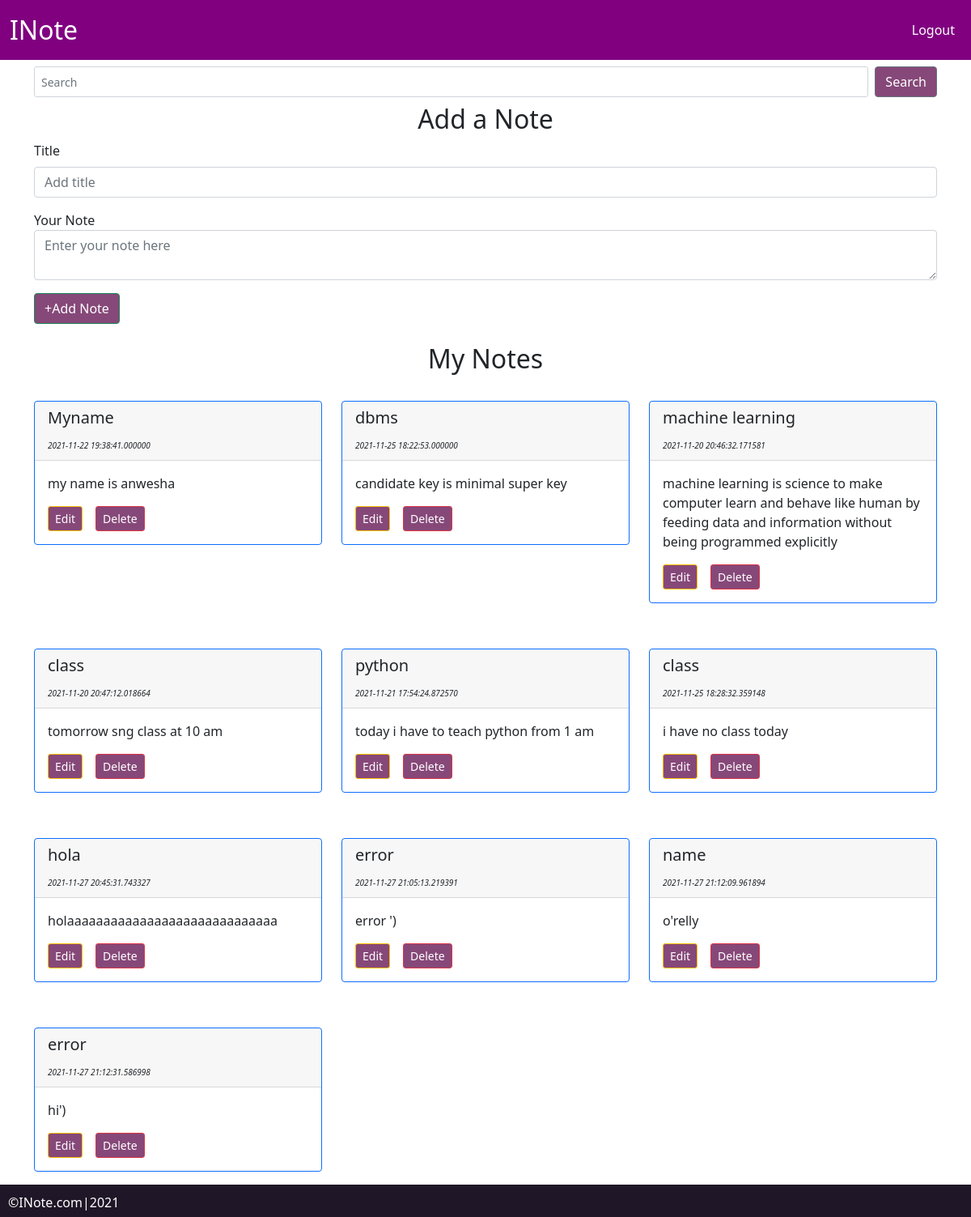
The app's page /inoteproject/note.php (signed in) with its own data.
### tables this page shows
CREATE TABLE `notes` (
  `s_no` int(11) NOT NULL,
  `u_no` int(11) NOT NULL,
  `title` varchar(500) NOT NULL,
  `note` varchar(500) NOT NULL,
  `timestamp` timestamp(6) NOT NULL DEFAULT current_timestamp(6)
);

### inoteproject/note.php (the view, shortened to what this page needs)
<?php
include 'partials/_dbconnect.php';
if(!isset($_SESSION['loggedin']) || $_SESSION['loggedin']!=true)
{
    header("location: index.php");
    exit;
}
else{
  $email=$_SESSION['email'];
  $sql="Select * from users where email='$email'";
  $result=mysqli_query($conn,$sql);
  $row=mysqli_fetch_assoc($result);
  $u_no=$row['u_no'];
}
?>
<!doctype html>
<html lang="en">
  <head>
    <link href="https://cdn.jsdelivr.net/npm/bootstrap@5.1.3/dist/css/bootstrap.min.css" rel="stylesheet">
    <link href="css/index.css" rel="stylesheet">
  </head>
  <body>
    <?php require 'partials/_nav.php' ?>
    <div class="container my-2">
    <form class="d-flex" action="note.php" method="get">
        <input class=" form-control form-control-sm me-2" name="search" type="search" placeholder="Search" aria-label="Search">
        <button class="btn btn-secondary " type="submit">Search</button>
    </form>
    </div>
        <div class="container my-4">
          <form action="/inoteproject/note.php" method="POST">
              <div class="d-flex justify-content-center">
                <h2>Add a Note</h2>
              </div>
                <div class="mb-3">
                    <label for="title" class="form-label">Title</label>
                    <input type="text" class="form-control" placeholder="Add title" id="title" name="title" required >
                </div>
                <div class="mb-3">
                    <label for="note">Your Note</label>
                    <textarea class="form-control" placeholder="Enter your note here" id="note" name="note" required></textarea>
                </div>
                <button type="submit" class="btn btn-success">+Add Note</button>
            </form>
            <div class="d-flex justify-content-center my-4">
            <h2>My Notes</h2>
            </div>
            <div class="row row-cols-1 row-cols-md-3 g-4">
            <?php
          $sql = "SELECT * FROM `notes` where u_no='$u_no'";
          $result = mysqli_query($conn, $sql);
          while($row = mysqli_fetch_assoc($result)){
            echo
            "<div class='col'>".
            "<div class='card boxx border-primary' >".
                "<div class='card-header'>".
                    "<h5>".$row['title']."</h5>"."<span style='font-style: italic;font-size: x-small;'
                    >".$row['timestamp']."</span>".
                "</div>".
                "<div class='card-body'>".
               "<p class='card-text'>".$row['note']."</p>".
               "<button class='edit btn btn-sm btn-warning ' id=".$row['s_no'].">Edit</button>&emsp;".
               "<button class='delete btn btn-sm btn-danger' id=d".$row['s_no'].">Delete</button>".
               " </div>".
            "</div>".
            "</div>";
          }
            ?>
            </div>
        </div>
    <?php require 'partials/_foot.php' ?>
  </body>
</html>

### inoteproject/partials/_nav.php
 <?php
 if(isset($_SESSION['loggedin']) && $_SESSION['loggedin']==true){
  $loggedin= true;
}
else{
  $loggedin = false;
}
 echo'<nav class="navbar navbar-expand-lg navbar-light ">
 <div class="container-fluid">
   <a class="navbar-brand" href="/inoteproject/index.php">INote</a>
   <button class="navbar-toggler" type="button" data-bs-toggle="collapse" data-bs-target="#navbarSupportedContent" aria-controls="navbarSupportedContent" aria-expanded="false" aria-label="Toggle navigation">
     <span class="navbar-toggler-icon"></span>
   </button>
   <div class="collapse navbar-collapse " id="navbarSupportedContent">
     <ul class="navbar-nav ms-auto mb-2 mb-lg-0">';
       if($loggedin){
         echo
       '<li class="nav-item">
         <a class="nav-link" href="/inoteproject/logout.php">Logout</a>
       </li>';
       }
       else{
        echo
        '<li class="nav-item ">
          <a class="nav-link" href="/inoteproject/login.php">Login</a>
        </li>';
       }
     echo '</ul>
   </div>
 </div>
</nav>';
  ?>

### inoteproject/partials/_foot.php
<?php
 echo
 '<div id="footer">&copy;INote.com|2021
 </div>';
  ?>

### inoteproject/css/index.css (style rules this page uses)
.navbar { background-color:purple; }
.navbar-brand { color: white !important; font-size: 2rem; }
.btn { background-color: #864879; color: white !important; }
#footer { position: fixed; padding: 10px 10px 0px 10px; bottom: 0; width: 100%; height: 40px; background: #1f1627; color: white; }
.navbar .navbar-nav a { color: white !important; font-size: 1em; }
.boxx { margin-bottom: 2em; }

### records on screen
notes: title "Myname", timestamp "2021-11-22 19:38:41.000000", note "my name is anwesha"
notes: title "dbms", timestamp "2021-11-25 18:22:53.000000", note "candidate key is minimal super key"
notes: title "machine learning", timestamp "2021-11-20 20:46:32.171581", note "machine learning is science to make computer learn and behave like human by feeding data and information without being programmed explicitly"
notes: title "class", timestamp "2021-11-20 20:47:12.018664", note "tomorrow sng class at 10 am"
notes: title "python", timestamp "2021-11-21 17:54:24.872570", note "today i have to teach python from 1 am"
notes: title "class", timestamp "2021-11-25 18:28:32.359148", note "i have no class today"
notes: title "hola", timestamp "2021-11-27 20:45:31.743327", note "holaaaaaaaaaaaaaaaaaaaaaaaaaaaaa"
notes: title "error", timestamp "2021-11-27 21:05:13.219391", note "error ')"
notes: title "name", timestamp "2021-11-27 21:12:09.961894", note "o'relly"
notes: title "error", timestamp "2021-11-27 21:12:31.586998", note "hi')"
